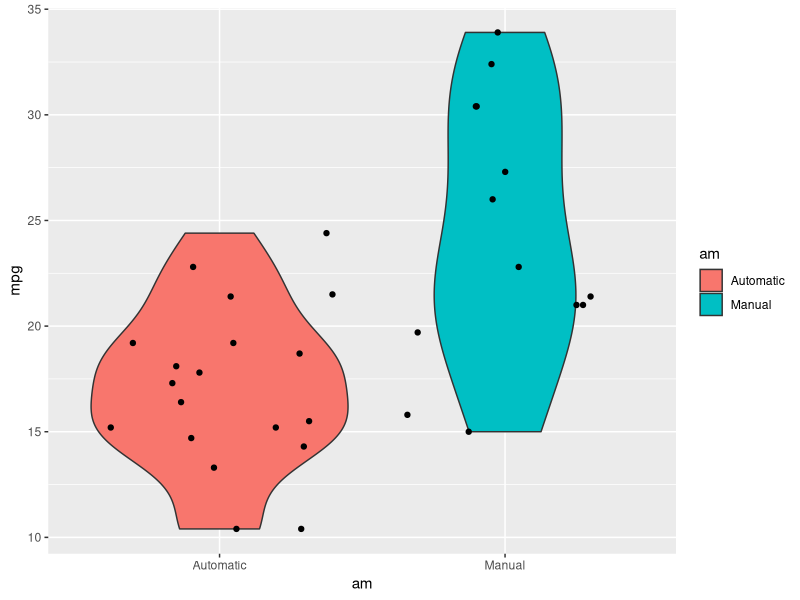
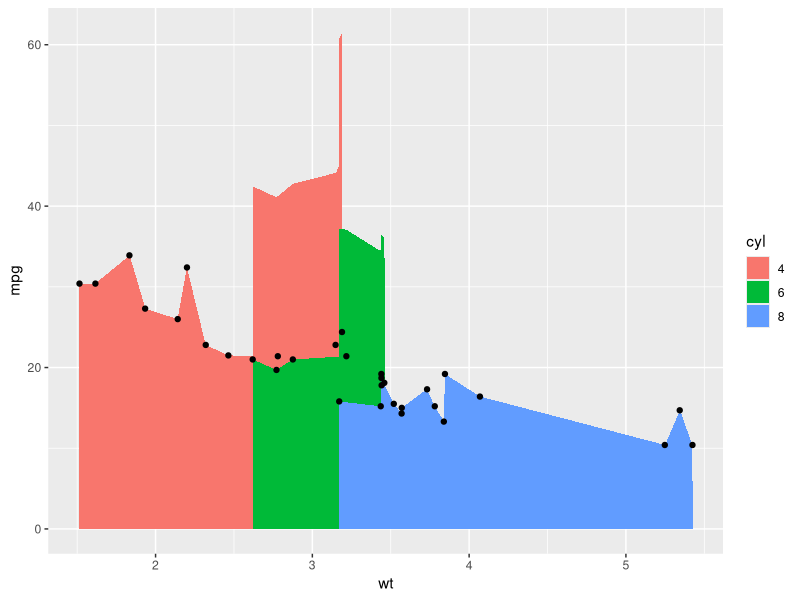

Write R code to recreate these figures, in order.
## ---- chunk 1
knitr::opts_chunk$set(echo = TRUE)
## ---- chunk 2
library(MASS)
library(ggplot2)
data("mtcars")
#exploring the relationship between a set of variables and miles per gallon (MPG) (outcome).
#“Is an automatic or manual transmission better for MPG”
#"Quantify the MPG difference between automatic and manual transmissions"
head(mtcars)
str(mtcars)
#Lets convert some of the numeric data to factors
mtcars$cyl <- as.factor(mtcars$cyl)
mtcars$vs <- as.factor(mtcars$vs)
mtcars$am <- factor(mtcars$am)
mtcars$gear <- factor(mtcars$gear)
mtcars$carb <- factor(mtcars$carb)
mtcars$am <- factor(mtcars$am,labels=c('Automatic','Manual'))
head(mtcars)
## ---- chunk 3
#Lets explore the relationship between mpg and transmission type
plot1 <- ggplot(mtcars, aes(am, mpg))
plot1 + geom_violin(aes(fill = am)) + geom_jitter(height = 0)

## ---- chunk 4

# Further Exploratory analysis on relation ship between MPG, Weight Cycle
plot2 <- ggplot(mtcars, aes(wt, mpg))
plot2 + geom_area(aes(fill = cyl)) + geom_jitter(height = 0)
## ---- chunk 5
#Lets examine the relation between mpg and am and wheter its significant or not
T_Test <- t.test(mpg~am,data=mtcars);
T_Test
## ---- chunk 6
Linear_Model <-lm(mpg~am, data=mtcars)
summary(Linear_Model)$r.squared
summary(Linear_Model)$adj.r.squared
## ---- chunk 7
Multi_Linear_Model <-lm(mpg~., data=mtcars)
summary(Multi_Linear_Model)$r.squared
summary(Multi_Linear_Model)$adj.r.squared
## ---- chunk 8
#https://www.math.ucla.edu/~anderson/rw1001/library/base/html/step.html
Optimized_Model <- step(lm(data = mtcars, mpg ~.))
summary(Optimized_Model)$r.squared
summary(Optimized_Model)$adj.r.squared

